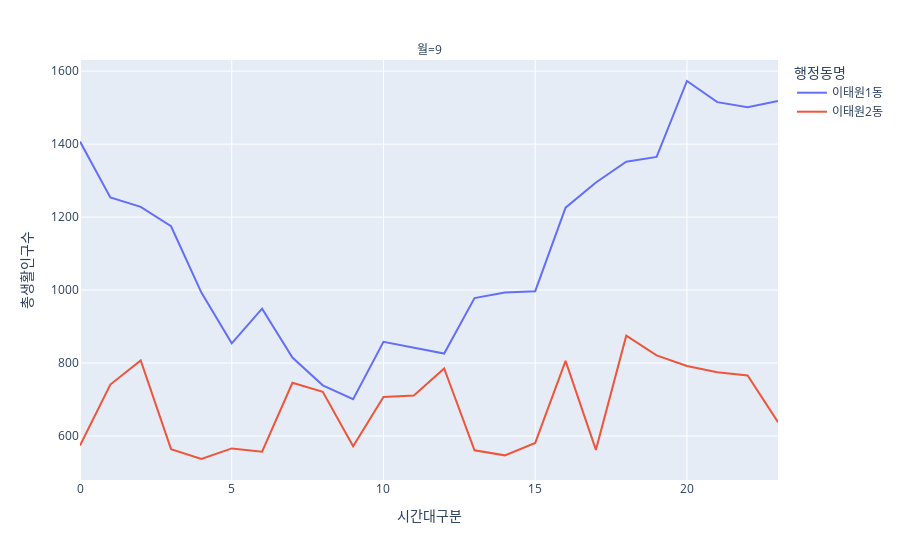

Notebook code for this chart:
### Code cell
fig = px.line(sub_query,
                x='월', y='평균생활인구수',#size='pop',
                color='행정동명',
                facet_col='월', facet_col_wrap=4)

fig.show()

### Figure 1 — Plotly figure (JSON) as saved in the notebook; plotly's stock layout.template omitted (floating-point values rounded to 4 significant figures)
{"data": [{"hovertemplate": "행정동명=이태원1동<br>월=9<br>시간대구분=%{x}<br>총생활인구수=%{y}<extra></extra>", "legendgroup": "이태원1동", "line": {"color": "#636efa", "dash": "solid"}, "mode": "lines", "name": "이태원1동", "orientation": "v", "showlegend": true, "type": "scatter", "x": [0, 1, 2, 3, 4, 5, 6, 7, 8, 9, 10, 11, 12, 13, 14, 15, 16, 17, 18, 19, 20, 21, 22, 23], "xaxis": "x", "y": [1407, 1254, 1228, 1175, 993, 854, 949, 815, 739, 701, 858, 843, 826, 978, 993, 997, 1226, 1295, 1352, 1365, 1573, 1515, 1501, 1518], "yaxis": "y"}, {"hovertemplate": "행정동명=이태원2동<br>월=9<br>시간대구분=%{x}<br>총생활인구수=%{y}<extra></extra>", "legendgroup": "이태원2동", "line": {"color": "#EF553B", "dash": "solid"}, "mode": "lines", "name": "이태원2동", "orientation": "v", "showlegend": true, "type": "scatter", "x": [0, 1, 2, 3, 4, 5, 6, 7, 8, 9, 10, 11, 12, 13, 14, 15, 16, 17, 18, 19, 20, 21, 22, 23], "xaxis": "x", "y": [574, 741, 807, 564, 537, 566, 557, 746, 721, 572, 707, 711, 785, 561, 547, 581, 806, 562, 875, 821, 792, 775, 766, 638], "yaxis": "y"}], "layout": {"annotations": [{"font": {}, "showarrow": false, "text": "월=9", "x": 0.5, "xanchor": "center", "xref": "paper", "y": 1, "yanchor": "bottom", "yref": "paper"}], "legend": {"title": {"text": "행정동명"}, "tracegroupgap": 0}, "margin": {"t": 60}, "xaxis": {"anchor": "y", "domain": [0, 1], "title": {"text": "시간대구분"}}, "yaxis": {"anchor": "x", "domain": [0, 1], "title": {"text": "총생활인구수"}}}}
